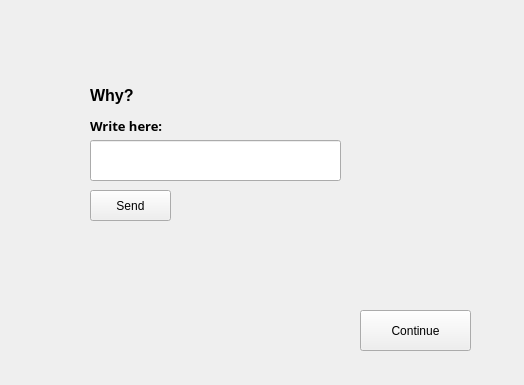
<?xml version="1.0" encoding="UTF-8"?>
<ui version="4.0">
 <class>gameFormThird</class>
 <widget class="QWidget" name="gameFormThird">
  <property name="geometry">
   <rect>
    <x>0</x>
    <y>0</y>
    <width>524</width>
    <height>385</height>
   </rect>
  </property>
  <property name="windowTitle">
   <string>Form</string>
  </property>
  <widget class="QPushButton" name="btnSend">
   <property name="geometry">
    <rect>
     <x>90</x>
     <y>190</y>
     <width>81</width>
     <height>31</height>
    </rect>
   </property>
   <property name="text">
    <string>Send</string>
   </property>
  </widget>
  <widget class="QPushButton" name="btnContinue">
   <property name="geometry">
    <rect>
     <x>360</x>
     <y>310</y>
     <width>111</width>
     <height>41</height>
    </rect>
   </property>
   <property name="text">
    <string>Continue</string>
   </property>
  </widget>
  <widget class="QLabel" name="labelText">
   <property name="geometry">
    <rect>
     <x>90</x>
     <y>230</y>
     <width>311</width>
     <height>61</height>
    </rect>
   </property>
   <property name="font">
    <font>
     <family>Segoe UI Symbol</family>
     <pointsize>11</pointsize>
    </font>
   </property>
   <property name="text">
    <string/>
   </property>
  </widget>
  <widget class="QLineEdit" name="lineEdit">
   <property name="geometry">
    <rect>
     <x>90</x>
     <y>140</y>
     <width>251</width>
     <height>41</height>
    </rect>
   </property>
  </widget>
  <widget class="QLabel" name="label_2">
   <property name="geometry">
    <rect>
     <x>90</x>
     <y>80</y>
     <width>111</width>
     <height>31</height>
    </rect>
   </property>
   <property name="font">
    <font>
     <pointsize>12</pointsize>
     <italic>false</italic>
     <bold>true</bold>
    </font>
   </property>
   <property name="text">
    <string>Why?</string>
   </property>
  </widget>
  <widget class="QLabel" name="label_3">
   <property name="geometry">
    <rect>
     <x>90</x>
     <y>110</y>
     <width>111</width>
     <height>31</height>
    </rect>
   </property>
   <property name="font">
    <font>
     <family>Segoe UI Semibold</family>
     <pointsize>10</pointsize>
     <bold>true</bold>
    </font>
   </property>
   <property name="text">
    <string>Write here:</string>
   </property>
  </widget>
 </widget>
 <resources/>
 <connections/>
</ui>
